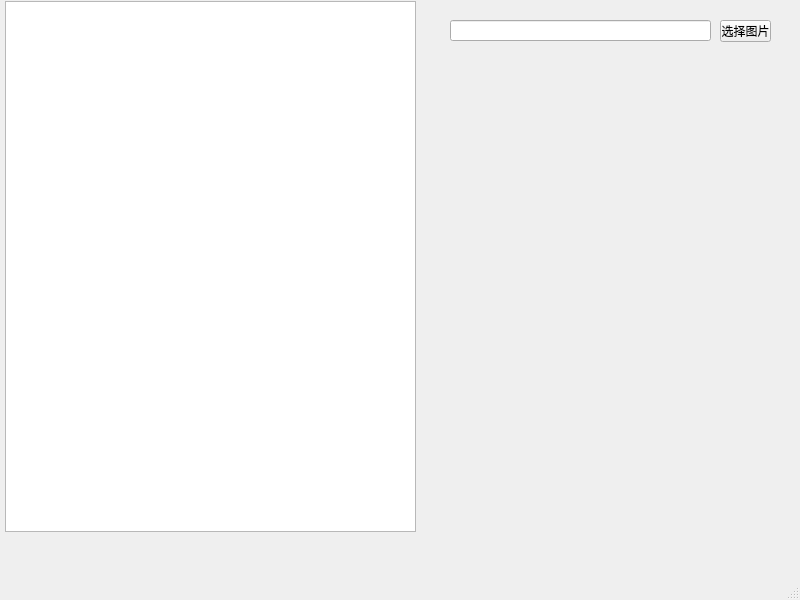
<?xml version="1.0" encoding="UTF-8"?>
<ui version="4.0">
 <class>MainWindow</class>
 <widget class="QMainWindow" name="MainWindow">
  <property name="geometry">
   <rect>
    <x>0</x>
    <y>0</y>
    <width>800</width>
    <height>600</height>
   </rect>
  </property>
  <property name="windowTitle">
   <string>MainWindow</string>
  </property>
  <widget class="QWidget" name="centralwidget">
   <widget class="QGraphicsView" name="graphicsView">
    <property name="geometry">
     <rect>
      <x>5</x>
      <y>1</y>
      <width>411</width>
      <height>531</height>
     </rect>
    </property>
    <property name="mouseTracking">
     <bool>false</bool>
    </property>
    <property name="dragMode">
     <enum>QGraphicsView::ScrollHandDrag</enum>
    </property>
    <property name="resizeAnchor">
     <enum>QGraphicsView::NoAnchor</enum>
    </property>
   </widget>
   <widget class="QLineEdit" name="lineEdit">
    <property name="geometry">
     <rect>
      <x>450</x>
      <y>20</y>
      <width>261</width>
      <height>21</height>
     </rect>
    </property>
    <property name="readOnly">
     <bool>true</bool>
    </property>
   </widget>
   <widget class="QToolButton" name="toolButton">
    <property name="geometry">
     <rect>
      <x>720</x>
      <y>20</y>
      <width>51</width>
      <height>22</height>
     </rect>
    </property>
    <property name="text">
     <string>选择图片</string>
    </property>
   </widget>
  </widget>
  <widget class="QMenuBar" name="menubar">
   <property name="geometry">
    <rect>
     <x>0</x>
     <y>0</y>
     <width>800</width>
     <height>24</height>
    </rect>
   </property>
  </widget>
  <widget class="QStatusBar" name="statusbar"/>
 </widget>
 <resources/>
 <connections/>
</ui>
